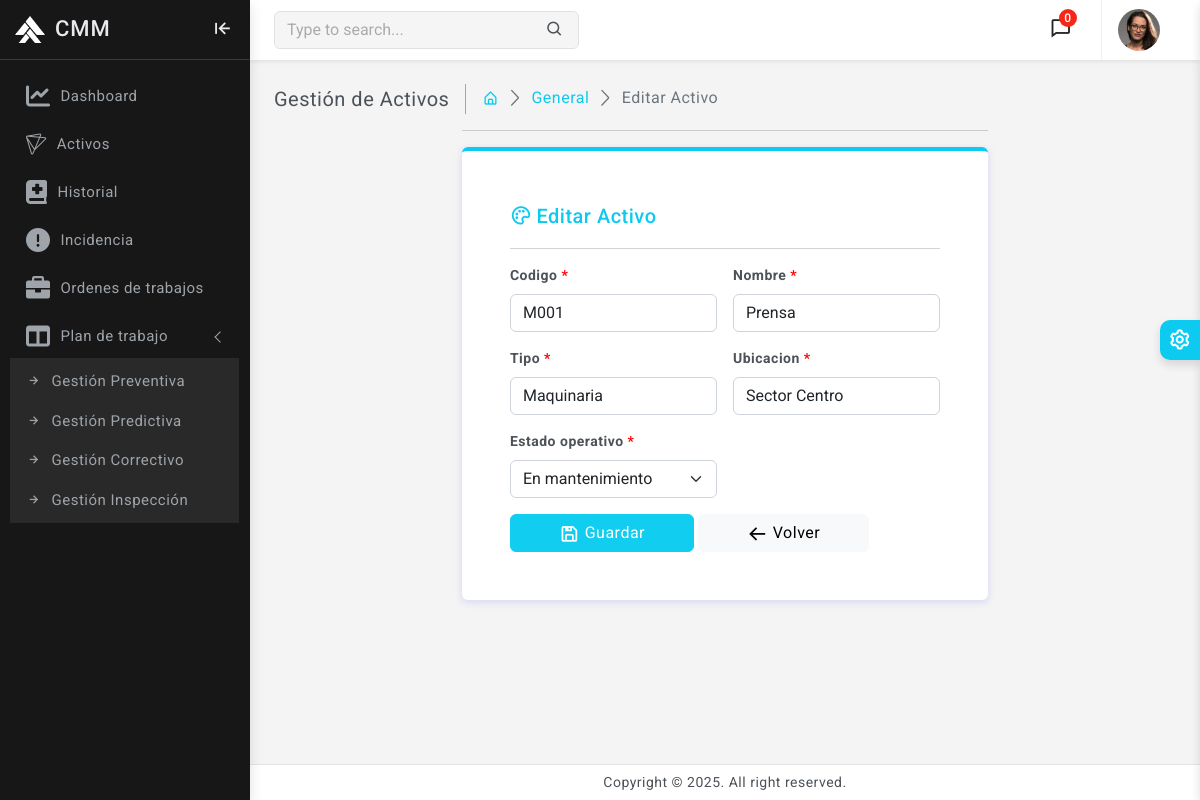
Screenshot of /activos/activo/editar/1/ (signed in) with the database file from the repository.
### activos/models.py (models this page shows, shortened)
class Activo(models.Model):
    ESTADOS_OPERATIVOS_CHOICES = [
        ('operativo', 'Operativo'),
        ('inoperativo', 'Inoperativo'),
        ('mantenimiento', 'En mantenimiento'),
        ('retirado', 'Retirado'),
    ]
    codigo = models.CharField(max_length=50, unique=True, db_index=True)
    nombre = models.CharField(max_length=120)
    tipo = models.CharField(max_length=60, db_index=True)
    ubicacion = models.CharField(max_length=120, db_index=True)
    estado_operativo = models.CharField(max_length=20, choices=ESTADOS_OPERATIVOS_CHOICES, default='operativo', db_index=True)
    fecha_registro = models.DateTimeField(auto_now_add=True)
    class Meta:
        verbose_name = 'Activo'
        verbose_name_plural = 'Activos'
        indexes = [
            models.Index(fields=['tipo']),
            models.Index(fields=['ubicacion']),
            models.Index(fields=['estado_operativo']),
        ]
        constraints = [
            models.UniqueConstraint(fields=['codigo'], name='uq_activo_codigo'),
        ]

### activos/views.py (the view)
# urls.py: path('activo/editar/<int:id_a>/', views.editar_activo , name='editar_activo'),
@login_required(login_url='login')
def editar_activo(request, id_a):
    a = get_object_or_404(Activo, id=id_a)
    if request.method == "POST":
        form = ActivoForm(request.POST, instance=a)
        if form.is_valid():
            form.save()
            messages.success(request, "activo actualizada correctamente.")
            return redirect('activos')
    else:
        form = ActivoForm(instance=a)
    return render(request, 'activos/forms/form_activo.html', {'form': form, 'accion': 'Editar'})

### activos/forms.py
class ActivoForm(forms.ModelForm):
    class Meta:
        model = Activo
        fields = ['codigo','nombre','tipo','ubicacion','estado_operativo']
        widgets = {}
    def __init__(self, *args, **kwargs):
        super().__init__(*args, **kwargs)
        for field in self.fields.values():
            field.widget.attrs.update({'class': 'form-control'})
            if field.required:
                field.label = mark_safe(f"<strong>{field.label} <span style='color:red;'>*</span></strong>")
        self.fields['estado_operativo'].empty_label = "Seleccione un estado operativo"
        self.fields['estado_operativo'].widget.attrs.update({'class': 'form-select'})

### templates/activos/forms/form_activo.html (shortened to what this page needs)
{% extends 'base.html' %}
{% load static %}
{% block content %}
    <div class="page-wrapper">
        <div class="page-content">
            <div class="page-breadcrumb d-none d-sm-flex align-items-center mb-3">
                <div class="breadcrumb-title pe-3">Gestión de Activos</div>
                <div class="ps-3">
                    <nav aria-label="breadcrumb">
                        <ol class="breadcrumb mb-0 p-0">
                           <li class="breadcrumb-item"><a href="{% url 'home' %}"><i class="bx bx-home-alt text-info"></i></a></li>
                            <li class="breadcrumb-item active" aria-current="page"><a href="{% url 'activos' %}" class="text-info">General</a></li>
                            <li class="breadcrumb-item active" aria-current="page">{{ accion }} Activo</li>
                        </ol>
                    </nav>
                </div>
            </div>
            <div class="col-xl-7 mx-auto">
            <hr/>
            <div class="card border-top border-0 border-4 border-info">
                <div class="card-body p-5">
                    <div class="card-title d-flex align-items-center">
                        <div>
                            <i class="bx bx-palette me-1 font-22 text-info"></i>
                        </div>
                        <h5 class="mb-0 text-info">{{ accion }} Activo</h5>
                    </div>
                    <hr>
                    <form method="POST" class="row g-3 needs-validation" novalidate>
                        {% for field in form %}
                            <div class="col-md-6">
                                <label for="{{ field.id_for_label }}" class="form-label">{{ field.label|safe }}</label>
                                    {{ field }}
                            </div>
                        {% endfor %}
                        <div class="col-12">
                            <button type="submit" class="btn btn-info px-5">
                                <i class="bx bx-save"></i> Guardar
                            </button>
                            <a href="{% url 'activos' %}" class="btn btn-light px-5">
                                <i class="bx bx-arrow-back"></i> Volver
                            </a>
                        </div>
                    </form>
                </div>
            </div>
        </div>
        </div>
    </div>
{% endblock %}

### CMM/static/css/app.css (style rules this page uses)
body { font-size: 14px; color: #4c5258; letter-spacing: .5px; background-color: #f4f4f4; overflow-x: hidden; font-family: Roboto, sans-serif }
a { text-decoration: none }
.page-wrapper { height: 100%; margin-top: 60px; margin-bottom: 30px; margin-left: 250px }
.page-content { padding: 1.5rem 1.5rem 0.7rem 1.5rem }
.breadcrumb-title { font-size: 20px; border-right: 1.5px solid #aaa4a4 }
.page-breadcrumb .breadcrumb li.breadcrumb-item { font-size: 16px }
.page-breadcrumb .breadcrumb-item+.breadcrumb-item::before { display: inline-block; padding-right: .5rem; color: #6c757d; font-family: LineIcons; content: "\ea5c" }
.font-22 { font-size: 22px }
.btn i { vertical-align: middle; font-size: 1.3rem; margin-top: -1em; margin-bottom: -1em; }
input::placeholder { color: #000!important; opacity: .3!important }

### rows the page displays
Activo: form "M001" "Prensa" "Maquinaria" "Sector Centro" "En mantenimiento"

### other values shown
{{ accion }} "Editar"
{{ field.label|safe }} "Codigo *" "Nombre *" "Tipo *" "Ubicacion *" "Estado operativo *"
